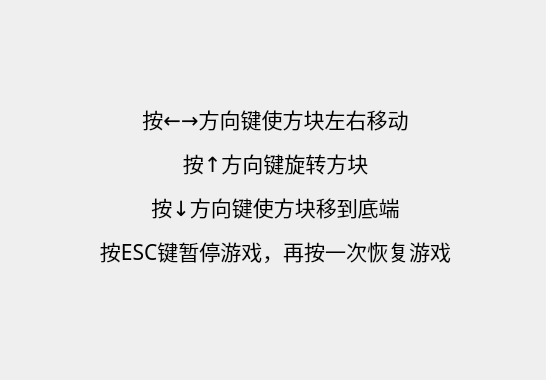
<?xml version="1.0" encoding="UTF-8"?>
<ui version="4.0">
 <class>HelpWindow</class>
 <widget class="QWidget" name="HelpWindow">
  <property name="geometry">
   <rect>
    <x>0</x>
    <y>0</y>
    <width>546</width>
    <height>380</height>
   </rect>
  </property>
  <property name="windowTitle">
   <string>游戏帮助</string>
  </property>
  <widget class="QLabel" name="label">
   <property name="geometry">
    <rect>
     <x>50</x>
     <y>90</y>
     <width>451</width>
     <height>191</height>
    </rect>
   </property>
   <property name="font">
    <font>
     <family>微软雅黑</family>
     <pointsize>16</pointsize>
    </font>
   </property>
   <property name="text">
    <string>&lt;html&gt;&lt;head/&gt;&lt;body&gt;&lt;p&gt;按←→方向键使方块左右移动&lt;/p&gt;&lt;p&gt;按↑方向键旋转方块&lt;/p&gt;&lt;p&gt;按↓方向键使方块移到底端&lt;/p&gt;&lt;p&gt;按ESC键暂停游戏，再按一次恢复游戏&lt;/p&gt;&lt;/body&gt;&lt;/html&gt;</string>
   </property>
   <property name="alignment">
    <set>Qt::AlignCenter</set>
   </property>
  </widget>
 </widget>
 <resources/>
 <connections/>
</ui>
